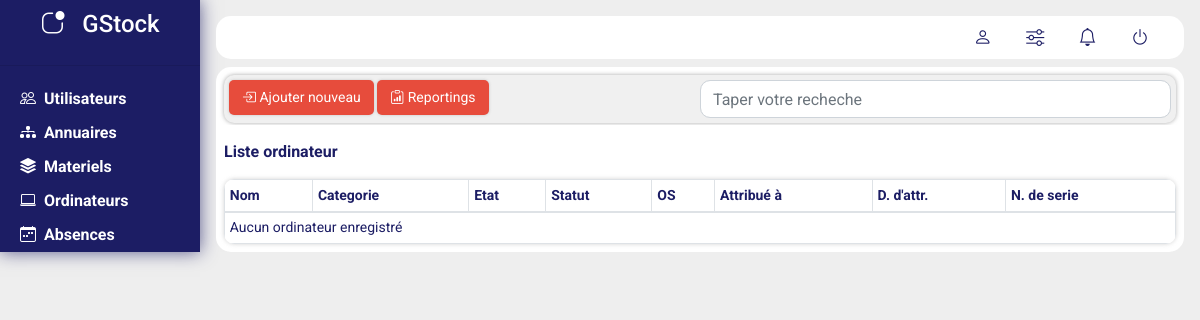
Before: /computers/ with the older database file.
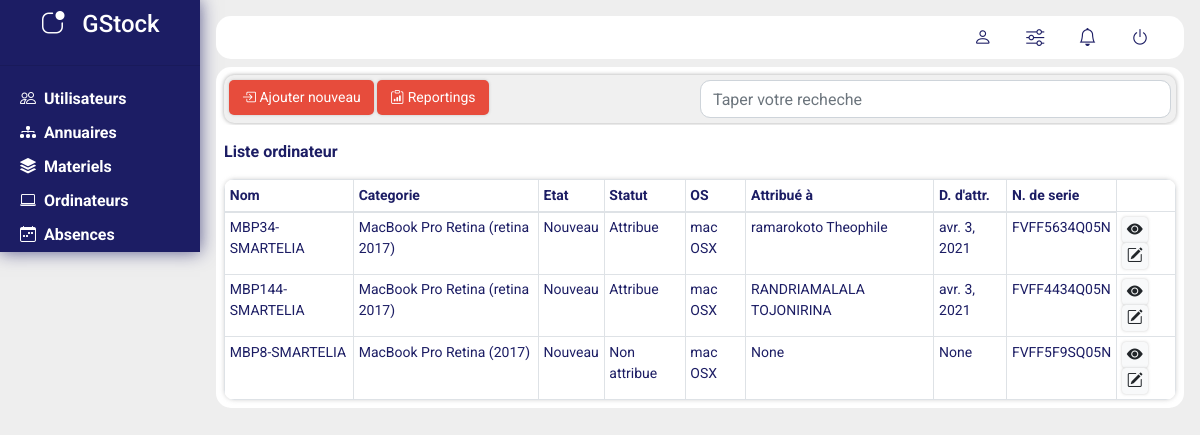
After: the same page with the newer database file.
### computers/models.py (models this page shows, shortened)
class Computers(models.Model):
    class Meta:
        db_table = 'computers'
        verbose_name = 'Computers'
        verbose_name_plural = 'Computers'
    STATE = (
        ('new','Nouveau'),
        ('reconditioned','Reconditionne')
    )
    CATEGORY = (
        ('laptop','Laptop'),
        ('desktop','Desktop'),
        ('mbp','MacBook Pro'),
        ('mbp_retina','MacBook Pro Retina'),
        ('notebook','Notebook')
    )
    STATUS = (
        ('assigned','Attribue'),
        ('not_assigned','Non attribue'),
        ('on_suspens','En suspens'),
        ('out_of_service','Hors service')
    )
    name = models.CharField(max_length=50)
    description = models.CharField("computers description", max_length=50)
    state = models.CharField(max_length=20, choices=STATE)
    serial_number = models.CharField(max_length=30)
    modele = models.CharField("the modele of computer", max_length=30)
    mark = models.CharField(max_length=50)
    os = models.CharField("operating system", max_length=20)
    processor = models.CharField(max_length=10)
    processor_generation = models.CharField(max_length=10)
    category = models.CharField("category of computer", max_length=30, choices=CATEGORY)
    ram = models.IntegerField()
    type_of_ram = models.CharField(max_length=10)
    fournissor = models.CharField(max_length=50)
    fournissor_contact = models.CharField(max_length=30)
    status = models.CharField(max_length=20, choices=STATUS)
    assigned_to = models.CharField("is assigned", max_length=50, null=True)
    administrator = models.CharField(max_length=50)
    assigned_at = models.DateField(null=True)
    created_at = models.DateTimeField(auto_now_add=True)
    updated_at = models.DateTimeField("date of last update", auto_now=True)

### computers/views.py (the view)
# urls.py: path('', AbsenceView.home, name="absence_home"),
def home(request):
    try:
        computers = Computers.objects.all()
        directories = Directories.objects.all()
    except:
        return HttpResponse('Server error', status=500)
    return render(request, 'computer/home.html', {'computers':computers, 'directories':directories})

### computers/templates/computer/home.html (shortened to what this page needs)
{% extends 'layout.html' %}
{% block content %}
    <div class="container m-0 p-0">
        <div class="container-fluid sublink">
            <div class="row">
                <div class="col-sm-6 col-md-6 col-lg-6 p-0">
                    <a class="btn btn-option" id="add"><i class="bi bi-box-arrow-in-right"></i>&nbsp;Ajouter nouveau</a>
                    <a href="{% url 'material:reporting_material' %}" class="btn btn-option"><i class="bi bi-clipboard-data"></i> Reportings</a>
                </div>
                <div class="col-sm-6 col-md-6 col-lg-6 p-0">
                    <input type="search" class="form-control input-search" placeholder="Taper votre recheche">
                </div>
            </div>
        </div>
        <div class="container-fluid subtitle">
        Liste ordinateur
        </div>
        <div class="container-fluid lists p-0">
            <table class='table table-sm table-hovered table-bordered table-list m-0'>
                <thead>
                    <tr>
                        <th>Nom</th>
                        <th>Categorie</th>
                        <th>Etat</th>
                        <th>Statut</th>
                        <th>OS</th>
                        <th>Attribu&eacute; &agrave;</th>
                        <th>D. d'attr.</th>
                        <th>N. de serie</th>
                    </tr>
                </thead>
                <tbody>
                    {% for computer in computers %}
                        <tr>
                            <td>{{ computer.name }}</td>
                            <td>{{ computer.get_category_display }} ({{ computer.description }})</td>
                            <td>{{ computer.get_state_display }}</td>
                            <td>{{ computer.get_status_display }}</td>
                            <td>{{ computer.os }}</td>
                            <td>{{ computer.assigned_to }}</td>
                            <td>{{ computer.assigned_at }}</td>
                            <td>{{ computer.serial_number }}</td>
                            <td>
                                <a href="{% url 'computers:show_computer' computer.id %}" title="Voir detail" class="btn btn-light pt-0 pr-1 pb-0 pl-1"> <i class="bi bi-eye-fill"></i> </a>
                                <a href="{% url 'computers:edit_computer' computer.id %}" title="Editer l'information" class="btn btn-light pt-0 pr-1 pb-0 pl-1"> <i class="bi bi-pencil-square"></i> </a>
                            </td>
                        </tr>
                    {% empty %}
                        <tr>
                            <td colspan="9">Aucun ordinateur enregistr&eacute;</td>
                        </tr>
                    {% endfor %}
                </tbody>
            </table>
        </div>
    </div>
{% endblock %}

### templates/layout.html (shortened to what this page needs)
<!DOCTYPE html>
<html lang="en">
<head>
    <link rel="stylesheet" href="/static/css/bootstrap.min.css">
    <link rel="stylesheet" href="https://cdn.jsdelivr.net/npm/bootstrap-icons@1.3.0/font/bootstrap-icons.css">
    <link rel="stylesheet" type="text/css" href="/static/public/css/app.css">
</head>
<body>
    <div class="container-fluid p-0 m-0">
        <div class="row p-0 m-0">
            <div class="col-md-2 m-0 p-0">
                <ul class="leftmenu">
                    <li><a href="#" class="useroption h4"><i class="bi bi-app-indicator"></i> &nbsp; GStock</a></li>
                    <hr>
                    <li><a href="{% url 'users:user_home' %}" class="menuoption"><i class="bi bi-people"></i>&nbsp; Utilisateurs</a></li>
                    <li><a href="{% url 'directories:directory_home' %}" class="menuoption"><i class="bi bi-diagram-3-fill"></i>&nbsp; Annuaires</a></li>
                    <li><a href="{% url 'material:material_home' %}" class="menuoption"><i class="bi bi-stack"></i>&nbsp; Materiels</a></li>
                    <li><a href="{% url 'computers:computer_home' %}" class="menuoption"><i class="bi bi-laptop"></i>&nbsp; Ordinateurs</a></li>
                    <li><a href="{% url 'absences:absence_home' %}" class="menuoption"><i class="bi bi-calendar-week"></i>&nbsp; Absences</a></li>
                </ul>
            </div>
            <div class="col-md-10 p-3 m-0 p-0">
                <header class="container-fluid p-0 mb-2">
                    <div class="container-fluid text-white p-2 header text-right">
                        <div class="container account-option">
                            <a href=""><i class="bi bi-person"></i></a> &nbsp;
                            <a href=""><i class="bi bi-sliders"></i></a> &nbsp;
                            <a href=""><i class="bi bi-bell"></i></a> &nbsp;
                            <a href=""><i class="bi bi-power"></i></a>
                        </div>
                    </div>
                </header>
                <div class="container-fluid p-2 content">
                    {% block content %} {% endblock %}
                </div>
            </div>
        </div>
    </div>
</body>
</html>

### public/css/app.css (style rules this page uses)
* { box-sizing: border-box; }
body { font-family: "Roboto", sans-serif; font-size: 14px; background-color:#eeeeee; }
div.header { border-radius: 15px; background-color: white; }
div.content { background-color: white; border-radius: 15px; }
.row { padding: 0px; margin: 0px; }
div.subtitle { color: #1C1D64; font-weight: bold; font-size: 16px; padding: 15px 0px 15px 0px; background-color: white; }
div.sublink { border-radius: 10px; margin-bottom: 2px; padding: 5px; background-color: #f0f0f0; box-shadow: 0 0 4px rgba(110, 110, 110, 0.6); }
div.sublink a { font-size: 14px; }
ul.leftmenu { padding: 0px; margin: 0; background-color: #1C1D64; box-shadow: 0 0 1.2em rgba(28, 29, 100, .7); }
ul.leftmenu li { padding: 0px; margin: 0px; list-style: none; }
ul.leftmenu li a.menuoption { padding: 5px 5px 5px 20px; margin: 0px; color: #ffffff; width: 100%; display: block; text-decoration: none; font-weight: bolder; font-size: 16px; }
ul.leftmenu li a.useroption { margin: 0px; color: #ffffff; width: 100%; display: block; text-decoration: none; text-align: center; padding: 10px; }
.lists { max-height: 500px; overflow: auto; box-shadow: 0 0 4px rgba(145, 144, 144, .4); border-radius: 10px; }
.table-list { border-radius: 15px; margin: 0; color: #1C1D64; }
.btn { box-shadow: 0 0 3px rgba(100, 100, 100, .3); }
.input-search { border-radius: 10px; }
.account-option a { color: #1C1D64; font-size: 18px; font-weight: bolder; padding: 9px 12px 9px 12px; border-radius: 20px; }
.btn-option { background-color: #E74C3C; border-radius: 5px; color: white; }

Changed rows visible on the page:
added Computers: name "MBP34-SMARTELIA", category "MacBook Pro Retina", description "retina 2017", state "Nouveau", status "Attribue", os "mac OSX", assigned_to "ramarokoto Theophile", assigned_at "avr. 3, 2021", serial_number "FVFF5634Q05N"
added Computers: name "MBP144-SMARTELIA", category "MacBook Pro Retina", description "retina 2017", state "Nouveau", status "Attribue", os "mac OSX", assigned_to "RANDRIAMALALA TOJONIRINA", assigned_at "avr. 3, 2021", serial_number "FVFF4434Q05N"
added Computers: name "MBP8-SMARTELIA", category "MacBook Pro Retina", description "2017", state "Nouveau", status "Non attribue", os "mac OSX", assigned_to "None", assigned_at "None", serial_number "FVFF5F9SQ05N"
Other visible differences:
text no longer shown: "Aucun ordinateur enregistré"
